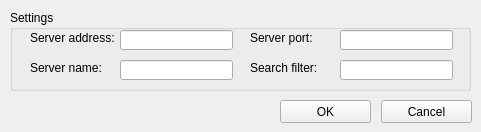
<?xml version="1.0" encoding="UTF-8"?>
<ui version="4.0">
 <class>Dialog</class>
 <widget class="QDialog" name="Dialog">
  <property name="geometry">
   <rect>
    <x>0</x>
    <y>0</y>
    <width>481</width>
    <height>132</height>
   </rect>
  </property>
  <property name="minimumSize">
   <size>
    <width>481</width>
    <height>132</height>
   </size>
  </property>
  <property name="maximumSize">
   <size>
    <width>481</width>
    <height>132</height>
   </size>
  </property>
  <property name="windowTitle">
   <string>USBIPManager - Add server</string>
  </property>
  <property name="locale">
   <locale language="English" country="UnitedStates"/>
  </property>
  <widget class="QGroupBox" name="settings_box">
   <property name="geometry">
    <rect>
     <x>10</x>
     <y>10</y>
     <width>461</width>
     <height>81</height>
    </rect>
   </property>
   <property name="title">
    <string>Settings</string>
   </property>
   <widget class="QLineEdit" name="server_port">
    <property name="geometry">
     <rect>
      <x>330</x>
      <y>20</y>
      <width>113</width>
      <height>20</height>
     </rect>
    </property>
   </widget>
   <widget class="QLineEdit" name="search_filter">
    <property name="geometry">
     <rect>
      <x>330</x>
      <y>50</y>
      <width>113</width>
      <height>20</height>
     </rect>
    </property>
   </widget>
   <widget class="QLabel" name="server_port_label">
    <property name="geometry">
     <rect>
      <x>240</x>
      <y>20</y>
      <width>91</width>
      <height>16</height>
     </rect>
    </property>
    <property name="text">
     <string>Server port:</string>
    </property>
   </widget>
   <widget class="QLabel" name="search_filter_label">
    <property name="geometry">
     <rect>
      <x>240</x>
      <y>50</y>
      <width>91</width>
      <height>16</height>
     </rect>
    </property>
    <property name="text">
     <string>Search filter:</string>
    </property>
   </widget>
   <widget class="QLabel" name="server_address_label">
    <property name="geometry">
     <rect>
      <x>20</x>
      <y>20</y>
      <width>91</width>
      <height>16</height>
     </rect>
    </property>
    <property name="text">
     <string>Server address:</string>
    </property>
   </widget>
   <widget class="QLineEdit" name="server_address">
    <property name="geometry">
     <rect>
      <x>110</x>
      <y>20</y>
      <width>113</width>
      <height>20</height>
     </rect>
    </property>
   </widget>
   <widget class="QLabel" name="server_name_label">
    <property name="geometry">
     <rect>
      <x>20</x>
      <y>50</y>
      <width>91</width>
      <height>16</height>
     </rect>
    </property>
    <property name="text">
     <string>Server name:</string>
    </property>
   </widget>
   <widget class="QLineEdit" name="server_name">
    <property name="geometry">
     <rect>
      <x>110</x>
      <y>50</y>
      <width>113</width>
      <height>20</height>
     </rect>
    </property>
   </widget>
  </widget>
  <widget class="QPushButton" name="apply_button">
   <property name="geometry">
    <rect>
     <x>280</x>
     <y>100</y>
     <width>91</width>
     <height>23</height>
    </rect>
   </property>
   <property name="text">
    <string>OK</string>
   </property>
   <property name="autoDefault">
    <bool>false</bool>
   </property>
  </widget>
  <widget class="QPushButton" name="cancel_button">
   <property name="geometry">
    <rect>
     <x>381</x>
     <y>100</y>
     <width>91</width>
     <height>23</height>
    </rect>
   </property>
   <property name="text">
    <string>Cancel</string>
   </property>
   <property name="autoDefault">
    <bool>false</bool>
   </property>
  </widget>
 </widget>
 <tabstops>
  <tabstop>server_address</tabstop>
  <tabstop>server_port</tabstop>
  <tabstop>server_name</tabstop>
  <tabstop>search_filter</tabstop>
  <tabstop>apply_button</tabstop>
  <tabstop>cancel_button</tabstop>
 </tabstops>
 <resources/>
 <connections/>
</ui>
